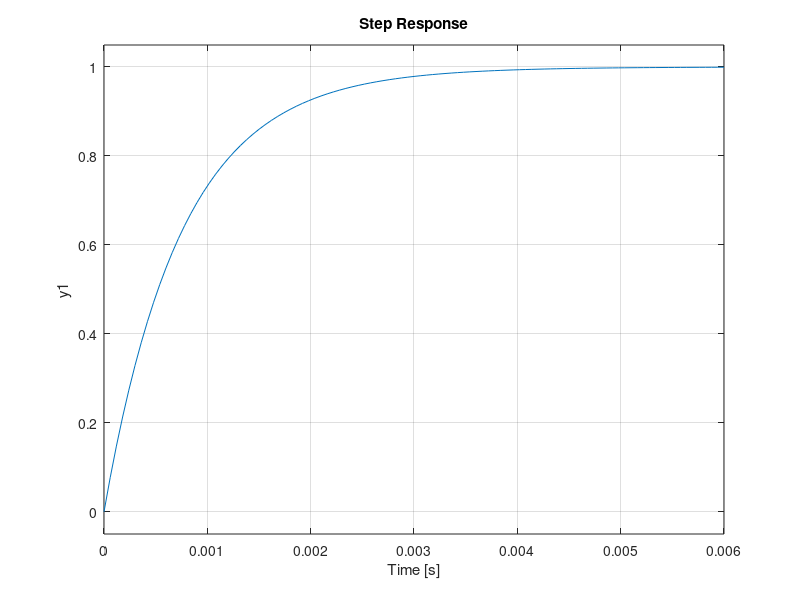

Here is the MATLAB script that generated this plot: (Note: this script raises an error after producing the figure.)
%% Task 2: Dual Loop Controler
% 1. Settling time: [1 ms < Ts(5%) < 5 ms]
% 2. No Overshoot
% 3. Steady State Error = 0

clc
clear

s=tf('s');

%% Plant (Buck Converter)
Vg= 250;    % Voltage [V]
L=2e-3;     % Inductance [H]
C=30e-6;    % Capacitance [F]
R=30;       % Resistance [Ohm]
fs=10e3;    % Samplying frequency [Hz]

G1= Vg*( C*s + (1/R) ) / ( (L*C*s*s)+  (L/R)*s + 1 );   % Current Control
G2= (R) / ( (R*C*s) + 1 );                              % Voltage Control

%% External Loop [Voltage Control]
% PI controller:
Kp=0.04;
Ki=43.6;
C2=(Kp*s+Ki)/s;

% Closed Loop Transfer function / Step Response
CLTF_ex= feedback(C2*G2,1);
step(CLTF_ex)
grid on

% StepInfo Display
data=stepinfo(CLTF_ex, "SettlingTimeThreshold",0.05);
Ts_ms=(data.SettlingTime)*1e3;
Mp=data.Overshoot;

msg=['[CLTF_ex]  Ts: ',num2str(Ts_ms),' ms || Mp(%): ',num2str(Mp)];
disp(msg)


%% Internal Loop [Current Control]
% PI controller:
Kp=1.8;
Ki=10e3;
C1=(Kp*s+Ki)/s;

% Closed Loop Transfer function / Step Response
CLTF_in= feedback(C1*G1,1);
step(CLTF_in)
grid on


% StepInfo Display
data=stepinfo(CLTF_in, "SettlingTimeThreshold",0.05);
Ts_us=(data.SettlingTime)*1e6;
Mp=data.Overshoot;

msg=['[CLTF_in]  Ts: ',num2str(Ts_us),' us || Mp(%): ',num2str(Mp) ... 
    ,'% || Relative Speed: ',num2str(Ts_ms*1e3/Ts_us),'x faster' ];
disp(msg)



%% CASCADE CONTROL
close all

CLTF= feedback(C2*G2*CLTF_in,1);          % External Loop
step(CLTF)
grid on

% StepInfo Display
data=stepinfo(CLTF, "SettlingTimeThreshold",0.05);
Ts_ms=(data.SettlingTime)*1e3;
Mp=data.Overshoot;

msg=['[CLTF]  Ts: ',num2str(Ts_ms),' ms || Mp(%): ',num2str(Mp)];
disp(msg)